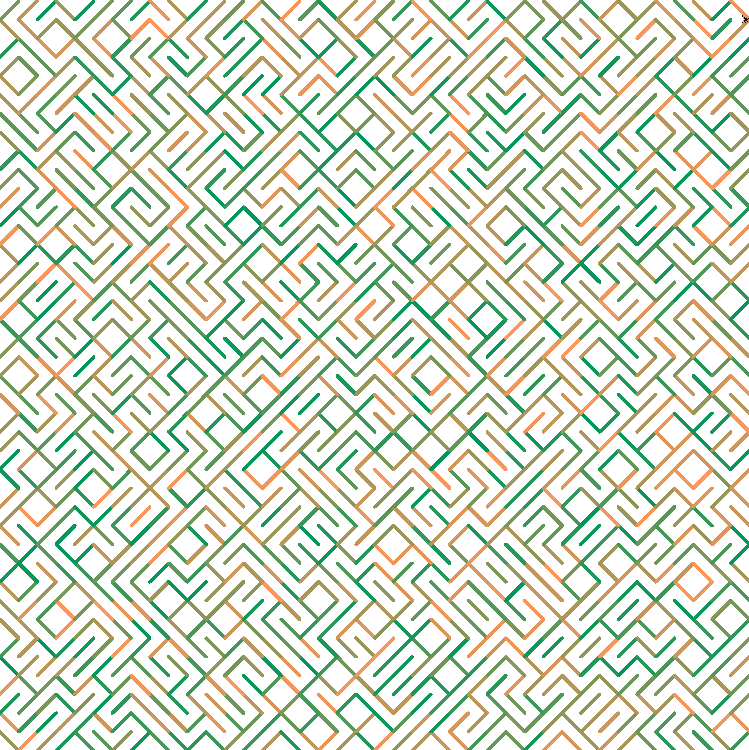

Generate this figure with Python:
#!/usr/bin/env python3

import turtle
import random 
from PIL import Image

SIZE = 1000
DENSITY = 40

t = turtle.Turtle()
s = turtle.Screen()

s.setup(SIZE, SIZE)
s.colormode(255)
t.pensize(3)
t.speed(0)

t.penup()

def draw_line(row, col):
    lower_left = (
        (col * SIZE / DENSITY) - SIZE / 2,
        (row * SIZE / DENSITY) - SIZE / 2
    )
    upper_right = (
        ((col + 1) * SIZE / DENSITY) - SIZE / 2,
        ((row + 1) * SIZE / DENSITY) - SIZE / 2
    )
    lower_right = (
        ((col + 1) * SIZE / DENSITY) - SIZE / 2,
        (row * SIZE / DENSITY) - SIZE / 2
    )
    upper_left = (
        (col * SIZE / DENSITY) - SIZE / 2,
        ((row + 1) * SIZE / DENSITY) - SIZE / 2
    )

    res = random.randint(0, 1)
    r = random.randint(1,255)
    t.pencolor(r,150,90)

    if res == 0:
        t.goto(upper_left)
        t.pendown()
        t.goto(lower_right)
        t.penup()
    else:
        t.goto(lower_left)
        t.pendown()
        t.goto(upper_right)
        t.penup()

for row in range(DENSITY):
    for col in range(DENSITY):
        draw_line(row, col)

canvas = s.getcanvas()
canvas.postscript(file='example.eps', width=SIZE, height=SIZE)
img = Image.open('example.eps') 
img.save('example.jpg')  
s.exitonclick()
